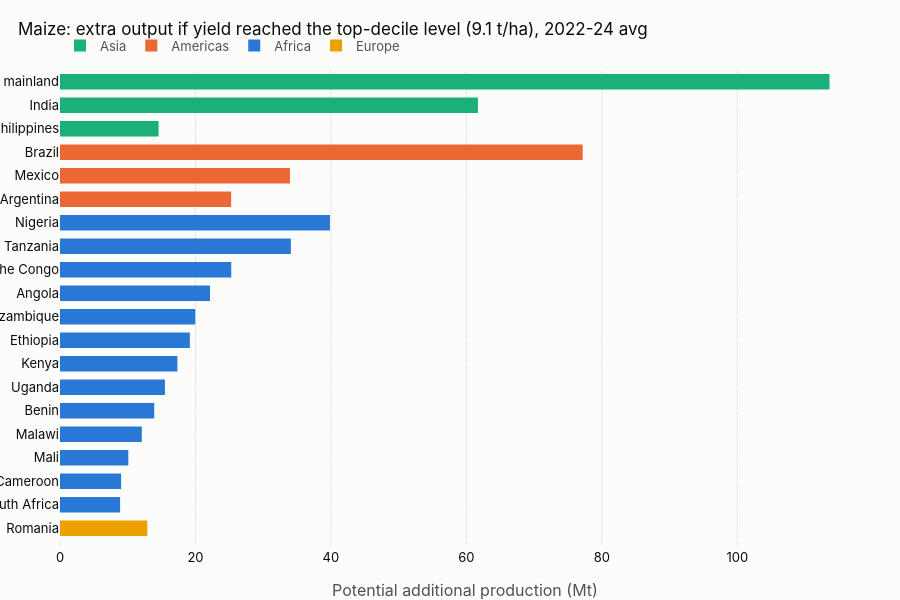

The notebook cell this image was saved under:
### Markdown cell above
#### Q04. Where is the maize yield gap largest? (2022-2024 average vs the top-decile yield)

```sql
-- Q04 Where is the maize yield gap largest? (2022-2024 average vs the top-decile yield)
SELECT area, region, subregion,
       AVG(yield_kg_ha) / 1000.0 AS yield_t_ha,
       AVG(area_harvested_ha)    AS area_ha,
       AVG(production_t)         AS production_t
FROM v_production
WHERE item_code = '56' AND is_aggregate = 0 AND region IS NOT NULL
  AND year BETWEEN 2022 AND 2024
GROUP BY area_code
HAVING COUNT(*) = 3 AND AVG(area_harvested_ha) >= 100000;
```

### Code cell
maize_yield_gap = answer("q04_maize_yield_gap")

### Figure 1 — Plotly figure (JSON) as saved in the notebook; plotly's stock layout.template omitted (floating-point values rounded to 4 significant figures)
{"data": [{"customdata": ["China, mainland", "India", "Philippines"], "hovertemplate": "<b>%{customdata}</b><br>%{x:,.1f} Mt<extra></extra>", "marker": {"color": "#1baf7a"}, "name": "Asia", "orientation": "h", "textposition": "outside", "type": "bar", "x": [113.6, 61.71, 14.56], "y": ["China, mainland", "India", "Philippines"]}, {"customdata": ["Brazil", "Mexico", "Argentina"], "hovertemplate": "<b>%{customdata}</b><br>%{x:,.1f} Mt<extra></extra>", "marker": {"color": "#eb6834"}, "name": "Americas", "orientation": "h", "textposition": "outside", "type": "bar", "x": [77.17, 33.95, 25.27], "y": ["Brazil", "Mexico", "Argentina"]}, {"customdata": ["Nigeria", "United Republic of Tanzania", "Democratic Republic of the Congo", "Angola", "Mozambique", "Ethiopia", "Kenya", "Uganda", "Benin", "Malawi", "Mali", "Cameroon", "South Africa"], "hovertemplate": "<b>%{customdata}</b><br>%{x:,.1f} Mt<extra></extra>", "marker": {"color": "#2a78d6"}, "name": "Africa", "orientation": "h", "textposition": "outside", "type": "bar", "x": [39.86, 34.09, 25.28, 22.15, 19.97, 19.17, 17.33, 15.49, 13.91, 12.08, 10.09, 9.022, 8.873], "y": ["Nigeria", "United Republic of Tanzania", "Democratic Republic of the Congo", "Angola", "Mozambique", "Ethiopia", "Kenya", "Uganda", "Benin", "Malawi", "Mali", "Cameroon", "South Africa"]}, {"customdata": ["Romania"], "hovertemplate": "<b>%{customdata}</b><br>%{x:,.1f} Mt<extra></extra>", "marker": {"color": "#eda100"}, "name": "Europe", "orientation": "h", "textposition": "outside", "type": "bar", "x": [12.89], "y": ["Romania"]}], "layout": {"bargap": 0.35, "height": 600, "title": {"text": "Maize: extra output if yield reached the top-decile level (9.1 t/ha), 2022-24 avg"}, "xaxis": {"gridcolor": "#e7e6e2", "showgrid": true, "title": {"text": "Potential additional production (Mt)"}}, "yaxis": {"autorange": "reversed", "gridcolor": "#fcfcfb"}}}
